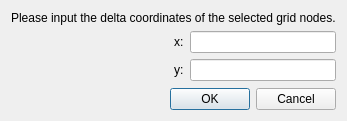
<?xml version="1.0" encoding="UTF-8"?>
<ui version="4.0">
 <class>PreProcessorGridShapeDataItem_PositionDeltaDialog</class>
 <widget class="QDialog" name="PreProcessorGridShapeDataItem_PositionDeltaDialog">
  <property name="geometry">
   <rect>
    <x>0</x>
    <y>0</y>
    <width>333</width>
    <height>121</height>
   </rect>
  </property>
  <property name="windowTitle">
   <string>Edit Grid Coordinates</string>
  </property>
  <layout class="QVBoxLayout" name="verticalLayout">
   <item>
    <widget class="QLabel" name="messageLabel">
     <property name="text">
      <string>Please input the delta coordinates of the selected grid nodes.</string>
     </property>
    </widget>
   </item>
   <item>
    <layout class="QHBoxLayout" name="horizontalLayout">
     <item>
      <spacer name="horizontalSpacer">
       <property name="orientation">
        <enum>Qt::Horizontal</enum>
       </property>
       <property name="sizeHint" stdset="0">
        <size>
         <width>40</width>
         <height>20</height>
        </size>
       </property>
      </spacer>
     </item>
     <item>
      <layout class="QGridLayout" name="gridLayout">
       <item row="0" column="0">
        <widget class="QLabel" name="xLabel">
         <property name="text">
          <string>x:</string>
         </property>
         <property name="buddy">
          <cstring>xEditWidget</cstring>
         </property>
        </widget>
       </item>
       <item row="0" column="1">
        <widget class="RealNumberEditWidget" name="xEditWidget"/>
       </item>
       <item row="1" column="0">
        <widget class="QLabel" name="yLabel">
         <property name="text">
          <string>y:</string>
         </property>
         <property name="buddy">
          <cstring>yEditWidget</cstring>
         </property>
        </widget>
       </item>
       <item row="1" column="1">
        <widget class="RealNumberEditWidget" name="yEditWidget"/>
       </item>
      </layout>
     </item>
    </layout>
   </item>
   <item>
    <spacer name="verticalSpacer">
     <property name="orientation">
      <enum>Qt::Vertical</enum>
     </property>
     <property name="sizeHint" stdset="0">
      <size>
       <width>20</width>
       <height>3</height>
      </size>
     </property>
    </spacer>
   </item>
   <item>
    <widget class="QDialogButtonBox" name="buttonBox">
     <property name="orientation">
      <enum>Qt::Horizontal</enum>
     </property>
     <property name="standardButtons">
      <set>QDialogButtonBox::Cancel|QDialogButtonBox::Ok</set>
     </property>
    </widget>
   </item>
  </layout>
 </widget>
 <customwidgets>
  <customwidget>
   <class>RealNumberEditWidget</class>
   <extends>QLineEdit</extends>
   <header>guibase/widget/realnumbereditwidget.h</header>
  </customwidget>
 </customwidgets>
 <resources/>
 <connections>
  <connection>
   <sender>buttonBox</sender>
   <signal>accepted()</signal>
   <receiver>PreProcessorGridShapeDataItem_PositionDeltaDialog</receiver>
   <slot>accept()</slot>
   <hints>
    <hint type="sourcelabel">
     <x>248</x>
     <y>254</y>
    </hint>
    <hint type="destinationlabel">
     <x>157</x>
     <y>274</y>
    </hint>
   </hints>
  </connection>
  <connection>
   <sender>buttonBox</sender>
   <signal>rejected()</signal>
   <receiver>PreProcessorGridShapeDataItem_PositionDeltaDialog</receiver>
   <slot>reject()</slot>
   <hints>
    <hint type="sourcelabel">
     <x>316</x>
     <y>260</y>
    </hint>
    <hint type="destinationlabel">
     <x>286</x>
     <y>274</y>
    </hint>
   </hints>
  </connection>
 </connections>
</ui>
